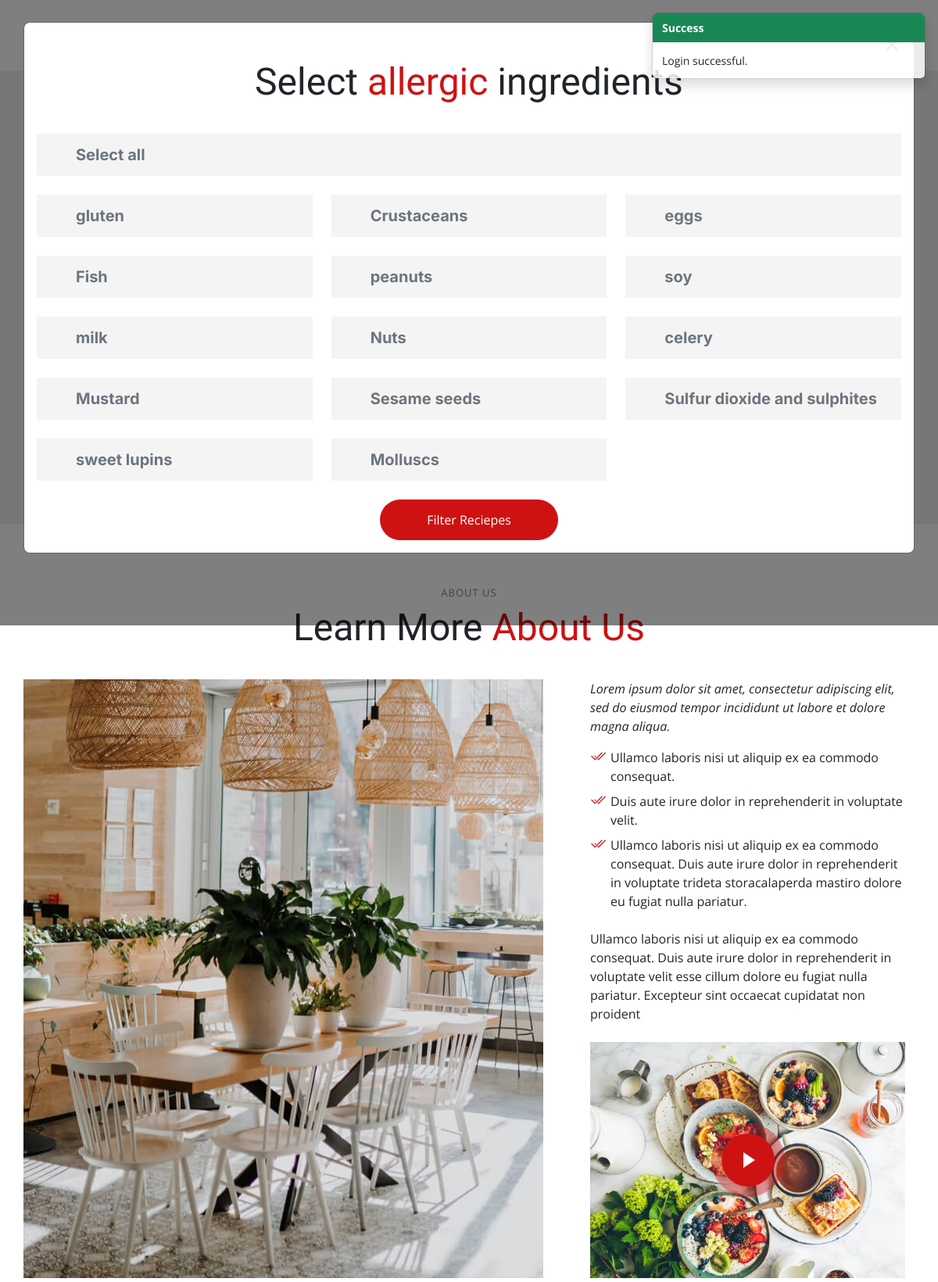
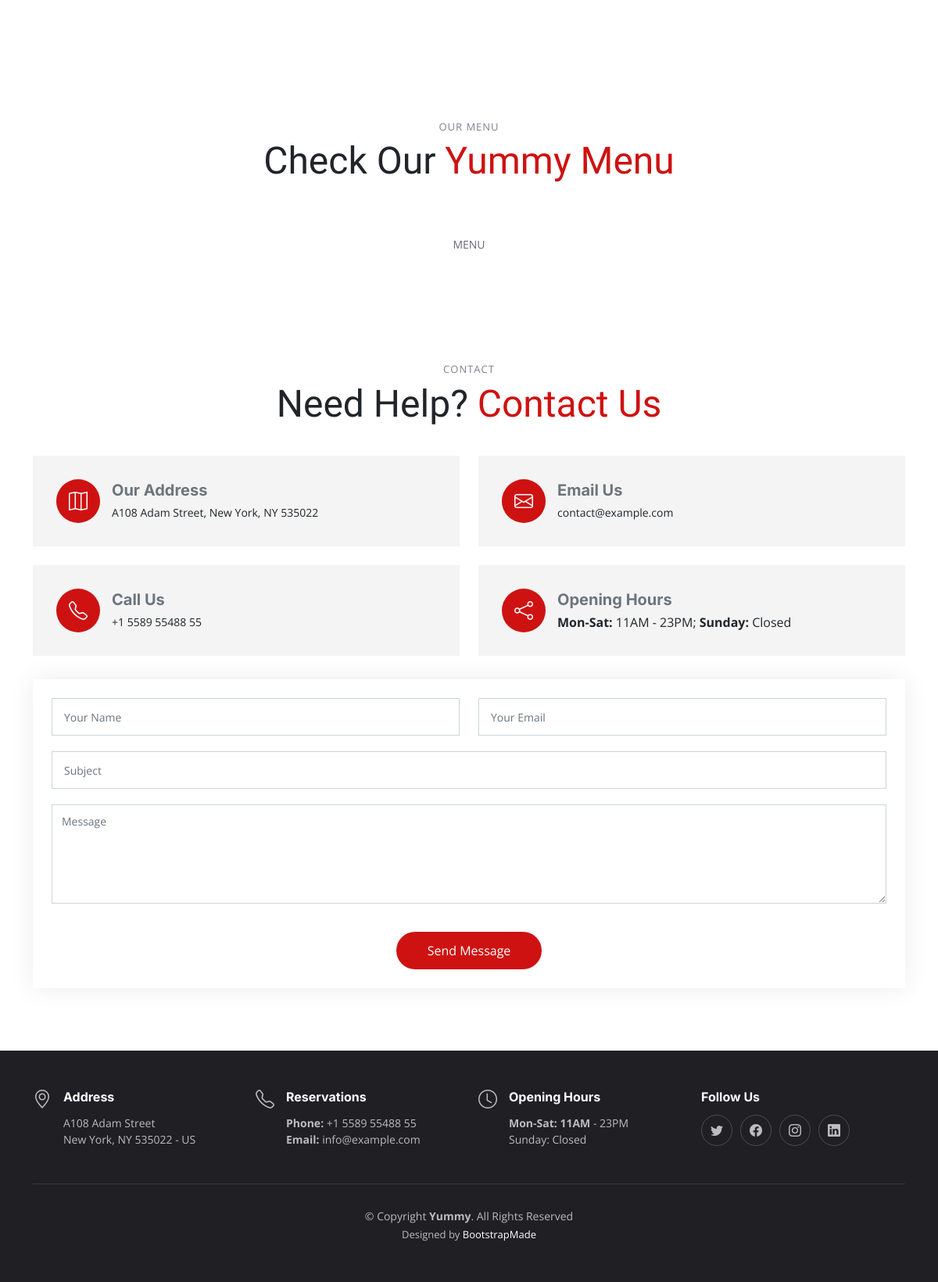
/ (signed in), run on the app's committed database (2 pictures, top to bottom).
### tables this page shows
CREATE TABLE `ingredients` (
  `id` int NOT NULL AUTO_INCREMENT,
  `name` varchar(500) DEFAULT NULL,
  `energy` float DEFAULT NULL,
  `fat` float DEFAULT NULL,
  `unSaturatedFat` float DEFAULT NULL,
  `carbohydrates` float DEFAULT NULL,
  `sugar` float DEFAULT NULL,
  `protein` float DEFAULT NULL,
  `salt` float DEFAULT NULL,
  `type` varchar(45) DEFAULT NULL,
  PRIMARY KEY (`id`)
);

### index.php (the view, shortened to what this page needs)
<!DOCTYPE html>
<html lang="en">
<head>
    <?php include_once "inc/shared/head.php"; ?>
</head>
<body>
    <?php include_once "partials/data.partial.php"; ?>
    <section id="hero" class="hero d-flex align-items-center section-bg">
        <div class="container">
            <div class="row justify-content-between gy-5">
                <div class="col-lg-5 order-2 order-lg-1 d-flex flex-column justify-content-center align-items-center align-items-lg-start text-center text-lg-start">
                    <h2 data-aos="fade-up">Enjoy Your Healthy<br>Delicious Food</h2>
                    <p data-aos="fade-up" data-aos-delay="100">Sed autem laudantium dolores. Voluptatem itaque ea consequatur eveniet. Eum quas beatae cumque eum quaerat.</p>
                </div>
                <div class="col-lg-5 order-1 order-lg-2 text-center text-lg-start">
                </div>
            </div>
        </div>
    </section>
    <main id="main">
        <section id="about" class="about">
            <div class="container" data-aos="fade-up">
                <div class="section-header">
                    <h2>About Us</h2>
                    <p>Learn More <span>About Us</span></p>
                </div>
                <div class="row gy-4">
                    <div class="col-lg-7 position-relative about-img" style="background-image: url(assets/img/about.jpg) ;" data-aos="fade-up" data-aos-delay="150">
                    </div>
                    <div class="col-lg-5 d-flex align-items-end" data-aos="fade-up" data-aos-delay="300">
                        <div class="content ps-0 ps-lg-5">
                            <p class="fst-italic">
                                Lorem ipsum dolor sit amet, consectetur adipiscing elit, sed do eiusmod tempor incididunt ut labore et dolore
                                magna aliqua.
                            </p>
                            <ul>
                                <li><i class="bi bi-check2-all"></i> Ullamco laboris nisi ut aliquip ex ea commodo consequat.</li>
                                <li><i class="bi bi-check2-all"></i> Duis aute irure dolor in reprehenderit in voluptate velit.</li>
                                <li><i class="bi bi-check2-all"></i> Ullamco laboris nisi ut aliquip ex ea commodo consequat. Duis aute irure dolor in reprehenderit in voluptate trideta storacalaperda mastiro dolore eu fugiat nulla pariatur.</li>
                            </ul>
                            <p>
                                Ullamco laboris nisi ut aliquip ex ea commodo consequat. Duis aute irure dolor in reprehenderit in voluptate
                                velit esse cillum dolore eu fugiat nulla pariatur. Excepteur sint occaecat cupidatat non proident
                            </p>
                            <div class="position-relative mt-4">
                                <img src="assets/img/about-2.jpg" class="img-fluid" alt="">
                                <a href="https://www.youtube.com/watch?v=LXb3EKWsInQ" class="glightbox play-btn"></a>
                            </div>
                        </div>
                    </div>
                </div>
            </div>
        </section>
        <section id="menu" class="menu">
            <div class="container" data-aos="fade-up">
                <div class="section-header">
                    <h2>Our Menu</h2>
                    <p>Check Our <span>Yummy Menu</span></p>
                </div>
                <div class="tab-content" data-aos="fade-up" data-aos-delay="300">
                    <div class="tab-pane fade active show" id="menu-starters">
                        <div class="tab-header text-center">
                            <p>Menu</p>
                        </div>
                    </div>
                </div>
            </div>
        </section>
        <section id="contact" class="contact">
            <div class="container" data-aos="fade-up">
                <div class="section-header">
                    <h2>Contact</h2>
                    <p>Need Help? <span>Contact Us</span></p>
                </div>
                <div class="row gy-4">
                    <div class="col-md-6">
                        <div class="info-item  d-flex align-items-center">
                            <i class="icon bi bi-map flex-shrink-0"></i>
                            <div>
                                <h3>Our Address</h3>
                                <p>A108 Adam Street, New York, NY 535022</p>
                            </div>
                        </div>
                    </div>
                    <div class="col-md-6">
                        <div class="info-item d-flex align-items-center">
                            <i class="icon bi bi-envelope flex-shrink-0"></i>
                            <div>
                                <h3>Email Us</h3>
                                <p>contact@example.com</p>
                            </div>
                        </div>
                    </div>
                    <div class="col-md-6">
                        <div class="info-item  d-flex align-items-center">
                            <i class="icon bi bi-telephone flex-shrink-0"></i>
                            <div>
                                <h3>Call Us</h3>
                                <p>+1 5589 55488 55</p>
                            </div>
                        </div>
                    </div>
                    <div class="col-md-6">
                        <div class="info-item  d-flex align-items-center">
                            <i class="icon bi bi-share flex-shrink-0"></i>
                            <div>
                                <h3>Opening Hours</h3>
                                <div><strong>Mon-Sat:</strong> 11AM - 23PM;
                                    <strong>Sunday:</strong> Closed
                                </div>
                            </div>
                        </div>
                    </div>
                </div>
                <form action="forms/contact.php" method="post" role="form" class="php-email-form p-3 p-md-4">
                    <div class="row">
                        <div class="col-xl-6 form-group">
                            <input type="text" name="name" class="form-control" id="name" placeholder="Your Name" required>
                        </div>
                        <div class="col-xl-6 form-group">
                            <input type="email" class="form-control" name="email" id="email" placeholder="Your Email" required>
                        </div>
                    </div>
                    <div class="form-group">
                        <input type="text" class="form-control" name="subject" id="subject" placeholder="Subject" required>
                    </div>
                    <div class="form-group">
                        <textarea class="form-control" name="message" rows="5" placeholder="Message" required></textarea>
                    </div>
                    <div class="text-center"><button type="submit">Send Message</button></div>
                </form>
            </div>
        </section>
    </main>
    <footer id="footer" class="footer">
        <div class="container">
            <div class="row gy-3">
                <div class="col-lg-3 col-md-6 d-flex">
                    <i class="bi bi-geo-alt icon"></i>
                    <div>
                        <h4>Address</h4>
                        <p>
                            A108 Adam Street <br>
                            New York, NY 535022 - US<br>
                        </p>
                    </div>
                </div>
                <div class="col-lg-3 col-md-6 footer-links d-flex">
                    <i class="bi bi-telephone icon"></i>
                    <div>
                        <h4>Reservations</h4>
                        <p>
                            <strong>Phone:</strong> +1 5589 55488 55<br>
                            <strong>Email:</strong> info@example.com<br>
                        </p>
                    </div>
                </div>
                <div class="col-lg-3 col-md-6 footer-links d-flex">
                    <i class="bi bi-clock icon"></i>
                    <div>
                        <h4>Opening Hours</h4>
                        <p>
                            <strong>Mon-Sat: 11AM</strong> - 23PM<br>
                            Sunday: Closed
                        </p>
                    </div>
                </div>
                <div class="col-lg-3 col-md-6 footer-links">
                    <h4>Follow Us</h4>
                    <div class="social-links d-flex">
                        <a href="#" class="twitter"><i class="bi bi-twitter"></i></a>
                        <a href="#" class="facebook"><i class="bi bi-facebook"></i></a>
                        <a href="#" class="instagram"><i class="bi bi-instagram"></i></a>
                        <a href="#" class="linkedin"><i class="bi bi-linkedin"></i></a>
                    </div>
                </div>
            </div>
        </div>
        <div class="container">
            <div class="copyright">
                &copy; Copyright <strong><span>Yummy</span></strong>. All Rights Reserved
            </div>
            <div class="credits">
                Designed by <a href="https://bootstrapmade.com/">BootstrapMade</a>
            </div>
        </div>
    </footer>
    <div class="modal show" tabindex="-1" id="alergicModal">
        <div class="modal-dialog modal-xl">
            <div class="modal-content">
                <form class="modal-body" id="filter-form">
                    <div class="d-flex justify-content-end">
                        <button type="button" class="btn-close" data-bs-dismiss="modal" aria-label="Close"></button>
                    </div>
                    <div>
                        <div class="section-header">
                            <p>Select <span>allergic</span> ingredients</p>
                        </div>
                        <div class="row gy-4">
                            <div class="col-md-12">
                                <div class="info-item  d-flex align-items-center">
                                    <div class="w-100">
                                        <label class="container">
                                            <h3 class="mb-0">Select all</h3>
                                            <span class="checkmark bi flex-shrink-0"></span>
                                        </label>
                                    </div>
                                </div>
                            </div>
                            <?php $sql = "select * from ingredients where type='allergic'";
                            $result = $conn->query($sql);
                            if ($result && $result->num_rows > 0) {
                                while ($row = $result->fetch_assoc()) {
                            ?>
                                    <div class="col-md-4">
                                        <div class="info-item  d-flex align-items-center">
                                            <div class="w-100">
                                                <label class="container">
                                                    <h3 class="mb-0"><?= $row["name"]; ?></h3>
                                                    <span class="checkmark bi flex-shrink-0"></span>
                                                </label>
                                            </div>
                                        </div>
                                    </div>
                            <?php
                                }
                            }
                            ?>
                            <div class="col-md-12 d-flex justify-content-center">
                                <button type="submit">Filter Reciepes</button>
                            </div>
                        </div>
                    </div>
                </form>
            </div>
        </div>
    </div>
</body>
</html>

### assets/css/style.css (style rules this page uses)
button[type=submit] { background: var(--color-primary); border: 0; padding: 14px 60px; color: #fff; transition: 0.4s; border-radius: 50px !important; }
.form-control { padding: 12px 15px; border-radius: 0; box-shadow: none; font-size: 14px; border-radius: 0; }
.info-item { background: #f4f4f4; padding: 15px; }
.info-item .icon { display: flex; align-items: center; justify-content: center; width: 24px; height: 24px; font-size: 24px; line-height: 0; color: #fff; background: var(--color-primary); border-radius: 50%; margin-right: 15px; }
.info-item h3 { font-size: 20px; color: #6c757d; font-weight: 700; margin: 0 0 5px 0; }
.info-item p { padding: 0; margin: 0; line-height: 24px; font-size: 14px; }
label.container { display: block; position: relative; padding-left: 35px; cursor: pointer; font-size: 22px; -webkit-user-select: none; -moz-user-select: none; -ms-user-select: none; user-select: none; }
.checkmark { position: absolute; top: 0; left: 0; height: 25px; width: 25px; }
.checkmark:after { content: ""; position: absolute; display: none; }
label.container .checkmark:after { display: inline-block; font-family: bootstrap-icons !important; font-style: normal; font-weight: normal !important; font-variant: normal; text-transform: none; line-height: 1; vertical-align: -0.125em; -webkit-font-smoothing: antialiased; }

### data on the page
ingredients: name "gluten"
ingredients: name "Crustaceans"
ingredients: name "eggs"
ingredients: name "Fish"
ingredients: name "peanuts"
ingredients: name "soy"
ingredients: name "milk"
ingredients: name "Nuts"
ingredients: name "celery"
ingredients: name "Mustard"
ingredients: name "Sesame seeds"
ingredients: name "Sulfur dioxide and sulphites"
ingredients: name "sweet lupins"
ingredients: name "Molluscs"

### other printed values
$alert["type"] "Success"
$alert["msg"] "Login successful."
